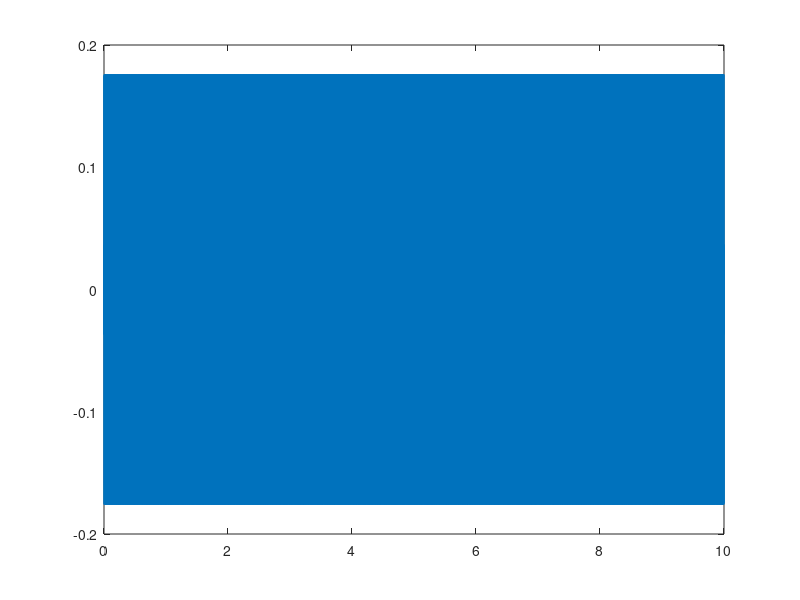

Reproduce this figure in MATLAB.
clear; close all; clc;

Fs=16*1000;
T=10;
t=linspace(0,T,T*Fs).';

f1=440;
f2=2*f1;
omega1=2*pi*f1;
omega2=2*pi*f2;
theta=0;

A=0.1;

y1=A*sin(omega1*t+theta);
y2=A*sin(omega2*t+theta);

y=y1+y2;

plot(t,y)



